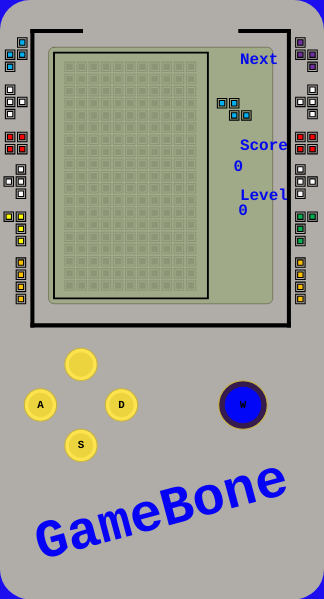
Frame 1 (no input)
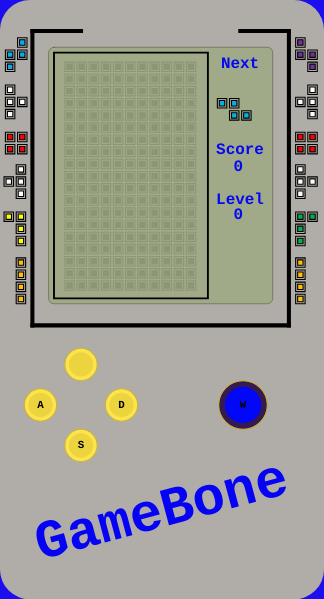
Frame 60 (no input)
Frame 120 (the mouse pressed at the canvas centre since frame 60): identical to frame 60, image omitted

The p5.js sketch that drew these frames (run headless with seeded random() and noise() and a simulated clock; from frame 60 on, the mouse is pressed at the canvas centre):

// p5.js sketch
// ── sketch.js
let graphic;
let elements;
let size = 2.7;
let song;
let timerOfSong = 0;

let start = false;

// a

function setup() {
  createCanvas(120 * size, 222 * size);
  // createCanvas(windowWidth, windowHeight)
  textFont(BOLD);
  textFont('Courier New');
  angleMode(DEGREES);

  graphic = new Graphic();
  elements = new Elements();

  elements.preCalc();

}

function update() {
  elements.main();
  // if (timerOfSong < millis()) {
  //   timerOfSong = millis() + 38000;
  //   song.play();
  // }
}

function draw() {

  update();

  background(28, 14, 239);
  graphic.show();
  elements.show();
  elements.show2();

  if (!start) {
    elements.clickToStart();
  }

}
// ── elements.js
function Elements() {
    let centralElement;
    let actualElement = int(random(0, 7));
  
    let matrix = [];
    let blockX = [];
    let blockY = [];
    let colorOfBlock = [];
  
    this.rotate = 0;
    this.timer = 0;
    this.speed = 600;
    let oldSpeed = 600;
    let speedIndex = 0;
    let score = 0;
    this.direction = createVector(0, -3);
    let firstElement = true;
    let next = int(random(0, 7));
  
    let gameOver = false;
    let pause = false;
    let visible = true;
  
    this.main = function() {
      if (!elements.pause && start) {
        this.move();
        this.fall();
      }
    }
  
    this.preCalc = function() {
  
      for (let y = 0; y < 19; y++) {
        matrix[y] = [];
        colorOfBlock[y] = [];
        for (let x = 0; x < 11; x++) {
          matrix[y][x] = 0;
          colorOfBlock[y][x] = -1;
        }
      }
  
      centralElement = createVector(5, -2);
  
      blockX[0] = [
        [0, 1, 2, 1],
        [0, 0, 0, 1],
        [0, -1, 0, 1],
        [0, 0, 0, -1]
      ];
  
      blockY[0] = [
        [0, 0, 0, -1],
        [0, -1, -2, -1],
        [0, -1, -1, -1],
        [0, -1, -2, -1]
      ];
  
      blockX[1] = [
        [-1, 0, 0, 1],
        [0, 0, 1, 1],
        [-1, 0, 0, 1],
        [0, 0, 1, 1]
      ];
  
      blockY[1] = [
        [-1, -1, 0, 0],
        [-1, 0, -2, -1],
        [-1, -1, 0, 0],
        [-1, 0, -2, -1]
      ];
  
      blockX[2] = [
        [-1, 0, 0, 1],
        [-1, -1, 0, 0],
        [-1, 0, 0, 1],
        [-1, -1, 0, 0]
      ];
  
      blockY[2] = [
        [0, -1, 0, -1],
        [-2, -1, -1, 0],
        [0, -1, 0, -1],
        [-2, -1, -1, 0]
      ];
  
      blockX[3] = [
        [0, 0, 0, 1],
        [0, 1, 2, 2],
        [0, 1, 1, 1],
        [0, 0, 1, 2]
      ];
  
      blockY[3] = [
        [-2, -1, 0, -2],
        [-1, -1, -1, 0],
        [0, -2, -1, 0],
        [-1, 0, 0, 0]
      ];
  
      blockX[4] = [
        [0, 0, 1, 2],
        [0, 1, 1, 1],
        [0, 1, 2, 2],
        [0, 0, 0, 1]
      ];
  
      blockY[4] = [
        [-1, 0, -1, -1],
        [-2, -2, -1, 0],
        [0, 0, -1, 0],
        [-2, -1, 0, 0]
      ];
  
  
      blockX[5] = [
        [0, 0, 0, 0],
        [-1, 0, 1, 2],
        [0, 0, 0, 0],
        [-1, 0, 1, 2]
      ];
  
      blockY[5] = [
        [-3, -2, -1, 0],
        [0, 0, 0, 0],
        [-3, -2, -1, 0],
        [0, 0, 0, 0]
      ];
  
      blockX[6] = [
        [0, 0, 1, 1],
        [0, 0, 1, 1],
        [0, 0, 1, 1],
        [0, 0, 1, 1]
      ];
  
      blockY[6] = [
        [-1, 0, -1, 0],
        [-1, 0, -1, 0],
        [-1, 0, -1, 0],
        [-1, 0, -1, 0]
      ];
  
    }
  
    this.clickToStart = function() {
      if (this.timer < millis()) {
        this.timer = millis() + 150;
        visible = visible ? !visible : !visible;
      }
  
      if (visible) {
        fill(0);
        textSize(6 * size);
        text(
          "Click to Start!",
          width / 2.45,
          height / 4 - textSize() / 2.75
        );
      }
  
    }
  
    this.move = function() {
      centralElement.x += this.direction.x;
      centralElement.y += this.direction.y;
      this.direction.x = 0;
      this.direction.y = 0;
    }
  
    this.fall = function() {
      let result = [];
      if (!gameOver) {
        if (this.timer < millis()) {
          this.timer = millis() + this.speed;
          result[0] = elements.collosion(0, 1);
          if (!result[0]) {
            elements.direction.y = 1;
          } else {
            elements.saveElement();
          }
        }
      }
    }
  
    this.nextElement = function() {
      next = int(random(0, 7));
    }
  
    this.collosion = function(dx, dy) {
      if (!firstElement) {
        for (let y = 0; y < 19; y++) {
          for (let x = 0; x < 11; x++) {
            if (matrix[y][x] == 1) {
              let i = actualElement;
              for (let ii = 0; ii < 4; ii++) {
                let pos = createVector(
                  centralElement.x + blockX[i][this.rotate][ii] + dx,
                  centralElement.y + blockY[i][this.rotate][ii] + dy
                );
                if ((x == pos.x && y == pos.y) || pos.y > 18 || pos.x >= 11 || pos.x < 0) {
                  if (pos.y <= 0 && pos.x < 11 && pos.x >= 0) {
                    gameOver = true;
                  }
                  return true;
                }
              }
            }
          }
        }
        return false;
      } else {
        let i = actualElement;
        for (let ii = 0; ii < 4; ii++) {
          let pos = createVector(
            centralElement.x + blockX[i][this.rotate][ii] + dx,
            centralElement.y + blockY[i][this.rotate][ii] + dy
          );
          if (pos.y > 18 || pos.x >= 11 || pos.x < 0) {
            if (pos.y > 18) {
              firstElement = false;
            }
            return true;
          }
        }
      }
    }
  
    this.checkInMatrix = function(dx, dy) {
      let i = actualElement;
      for (let ii = 0; ii < 4; ii++) {
        let pos = createVector(
          centralElement.x + blockX[i][this.rotate][ii] + dx,
          centralElement.y + blockX[i][this.rotate][ii] + dy
        );
        if (pos.x < 0 || pos.x > 10) {
          return false;
        }
      }
      return true;
    }
  
    this.saveElement = function() {
      for (let y = 0; y < 19; y++) {
        for (let x = 0; x < 11; x++) {
          let i = actualElement;
          for (let ii = 0; ii < 4; ii++) {
            let pos = createVector(
              centralElement.x + blockX[i][this.rotate][ii],
              centralElement.y + blockY[i][this.rotate][ii]
            );
            if (x == pos.x && y == pos.y) {
              matrix[y][x] = 1;
              colorOfBlock[y][x] = i;
            }
          }
        }
      }
  
      this.deleteRows();
      centralElement = createVector(5, -3);
      actualElement = next;
      this.rotate = int(random(0, 4));
      this.speed = oldSpeed;
      this.nextElement();
      score += int(map(oldSpeed, 600, 0, 10, 100));
      speedIndex++;
      if (speedIndex >= 15) {
        if (this.speed - 30 >= 0) {
          this.speed -= 30
        } else {
          this.speed = 0
        }
        oldSpeed = this.speed;
        speedIndex = 0;
      }
    }
  
    this.deleteRows = function() {
      let elementInRow;
      for (let y = 0; y < 19; y++) {
        elementInRow = 0;
        deletedRow = -1;
        for (let x = 0; x < 11; x++) {
          if (matrix[y][x] == 1) {
            elementInRow++;
          }
        }
        if (elementInRow == 11) {
          deletedRow = y;
          for (let x = 0; x < 11; x++) {
            matrix[y][x] = 0;
          }
          for (let y = deletedRow; y > 0; y--) {
            for (let x = 0; x < 11; x++) {
              matrix[y][x] = matrix[y - 1][x];
              colorOfBlock[y][x] = colorOfBlock[y - 1][x]
            }
          }
          score += int(map(oldSpeed, 600, 0, 100, 1000));
        }
      }
    }
  
    this.show = function() {
      let i = actualElement;
  
      strokeWeight(0.4 * size);
      stroke(0);
  
      for (let y = 0; y < 19; y++) {
        for (let x = 0; x < 11; x++) {
          if (matrix[y][x] == 1) {
  
            let pos = createVector(
              24 * size + x * 3.5 * size + 1 * size * x,
              23 * size + y * 3.5 * size + 1 * size * y
            );
  
            noFill();
            rect(pos.x,
              pos.y,
              3.5 * size,
              3.5 * size
            );
  
            this.setColor(colorOfBlock[y][x]);
  
            rect(pos.x + 0.75 * size,
              pos.y + 0.75 * size,
              3.5 * size - 1.5 * size,
              3.5 * size - 1.5 * size);
          }
        }
      }
  
      for (let ii = 0; ii < 4; ii++) {
  
        let pos = createVector(
          24 * size + (centralElement.x + blockX[i][this.rotate][ii]) * 3.5 * size + 1 * size * (centralElement.x + blockX[i][this.rotate][ii]),
          23 * size + (centralElement.y + blockY[i][this.rotate][ii]) * 3.5 * size + 1 * size * (centralElement.y + blockY[i][this.rotate][ii])
        );
  
        if (centralElement.y + blockY[i][this.rotate][ii] >= 0) {
          noFill();
          rect(pos.x,
            pos.y,
            3.5 * size,
            3.5 * size
          );
  
          this.setColor(i);
  
          rect(pos.x + 0.75 * size,
            pos.y + 0.75 * size,
            3.5 * size - 1.5 * size,
            3.5 * size - 1.5 * size
          );
        }
  
      }
    }
  
    this.show2 = function() {
      let typ = [];
  
      typ = [
        [2, 23, 1, 1],
        [2, 40.5, 0, 1],
        [2, 53.5, 6, 0],
        [6, 70, 0, 3],
        [1.5, 87.5, 4, 1],
        [6, 109, 5, 0],
        [114, 23, 2, 1],
        [114, 40.5, 0, 3],
        [109.5, 53.5, 6, 0],
        [109.5, 70, 0, 1],
        [109.5, 87.5, 3, 0],
        [109.5, 109, 5, 0],
      ]
  
      for (let i = 0; i < typ.length; i++) {
        for (let ii = 0; ii < 4; ii++) {
  
          let pos = createVector(
            typ[i][0] * size + (blockX[typ[i][2]][typ[i][3]][ii]) * 3.5 * size + 1 * size * (blockX[typ[i][2]][typ[i][3]][ii]),
            typ[i][1] * size + (blockY[typ[i][2]][typ[i][3]][ii]) * 3.5 * size + 1 * size * (blockY[typ[i][2]][typ[i][3]][ii])
          );
  
          noFill();
          rect(pos.x,
            pos.y,
            3.5 * size,
            3.5 * size
          );
  
          this.setColor(typ[i][2]);
  
          rect(pos.x + 0.75 * size,
            pos.y + 0.75 * size,
            3.5 * size - 1.5 * size,
            3.5 * size - 1.5 * size
          );
  
        }
      }
  
      fill(5,9,239);
      textStyle(BOLD)
      noStroke();
      textSize(5.9* size);
      text("Next", width / 1.35, height / 9.314);
      text("Score", width / 1.35, height / 4);
      text("Level", width / 1.35, height / 3);
      let level = map(oldSpeed, 600, 0, 0, 20);
      text(int(level), width / 1.36, height / 2.79);
      textAlign(CENTER, CENTER);
      text(score, width / 1.36, height / 3.6);
      stroke(0);
  
      textAlign(CENTER, CENTER);
  
      for (let ii = 0; ii < 4; ii++) {
  
        let pos = createVector(
          85 * size + (blockX[next][0][ii]) * 3.5 * size + 1 * size * (blockX[next][0][ii]),
          41 * size + (blockY[next][0][ii]) * 3.5 * size + 1 * size * (blockY[next][0][ii])
        );
  
        noFill();
        rect(pos.x,
          pos.y,
          3.5 * size,
          3.5 * size
        );
  
        this.setColor(next);
  
        rect(pos.x + 0.75 * size,
          pos.y + 0.75 * size,
          3.5 * size - 1.5 * size,
          3.5 * size - 1.5 * size
        );
  
      }
  
      textSize(10 * size);
      if (gameOver) {
        fill(0);
        rect(
          width / 2.5 - textWidth("Game Over") / 2,
          height / 4 - textSize() / 2.75,
          textWidth("Game Over"),
          textSize() / 1.35
        );
        fill(255, 120, 255);
        stroke(0);
        text("Game Over", width / 2.5, height / 4);
      }
  
      textSize(4 * size);
      for (let i = 0; i < 360; i += 90) {
        fill(253, 227, 78);
        stroke(200, 180, 60);
        circle(30 * size + 15 * size * cos(i),
          150 * size + 15 * size * sin(i),
          12 * size
        );
        noStroke();
        fill(235, 212, 61);
        circle(30 * size + 15 * size * cos(i),
          150 * size + 15 * size * sin(i),
          9 * size
        );
  
        fill(0);
        switch (i) {
          case 0:
            text("D", 30 * size + 15 * size * cos(i), 150 * size + 15 * size * sin(i));
            break;
          case 90:
            text("S", 30 * size + 15 * size * cos(i), 150 * size + 15 * size * sin(i));
            break;
          case 180:
            text("A", 30 * size + 15 * size * cos(i), 150 * size + 15 * size * sin(i));
            break;
        }
      }
  
      fill(53, 27, 78);
      stroke(200, 180, 60);
      circle(90 * size, 150 * size, 18 * size);
  
      noStroke();
      fill(3, 7, 248);
      circle(90 * size, 150 * size, 13.5 * size);
      fill(0);
      text("W", 90 * size, 150 * size);
  
      textSize(20 * size);
      fill(5, 2, 245);
      translate(width / 2, 190 * size);
      rotate(-15);
      text("GameBone", 0, 0);
      rotate(15);
      translate(-width / 2, -190 * size);
  
    }
  
    this.setColor = function(i) {
      switch (i) {
        case 0:
          fill(255);
          break;
        case 1:
          fill(0, 176, 240);
          break;
        case 2:
          fill(112, 48, 160);
          break;
        case 3:
          fill(0, 176, 80);
          break;
        case 4:
          fill(255, 255, 0);
          break;
        case 5:
          fill(255, 192, 0);
          break;
        case 6:
          fill(255, 0, 0);
          break;
        default:
          fill(0);
          break;
      }
    }
  }
  
  function keyPressed() {
    let result = [];
  
    if (!elements.pause) {
      if (key == "a") {
        result[0] = elements.collosion(-1, 0);
        result[1] = elements.checkInMatrix(-1, 0);
        if (!result[0] && result[1]) {
          elements.direction.x = -1;
        }
      }
  
      if (key == "d") {
        result[0] = elements.collosion(1, 0);
        result[1] = elements.checkInMatrix(1, 0);
        if (!result[0] && result[1]) {
          elements.direction.x = 1;
        }
      }
  
      if (key == "w") {
        elements.rotate++;
        if (elements.rotate >= 4) {
          elements.rotate = 0;
        }
        result[0] = elements.collosion(0, 0);
        if (result[0]) {
          elements.rotate--;
          if (elements.rotate <= -1) {
            elements.rotate = 3;
          }
        }
      }
  
      if (key == "s") {
        elements.speed = 0;
        elements.timer = millis();
      }
    }
  
    if (key == "p") {
      if (!elements.pause) {
        elements.pause = true;
      } else {
        elements.pause = false;
      }
    }
  
  }
  
  function mousePressed() {
    start = true;
  }
// ── graphic.js
function Graphic() {
    this.show = function() {
  
      noStroke();
      fill(176, 173, 168);
      rect(0, 0, 120 * size, 222 * size, 30);
  
      strokeWeight(0.2 * size);
      stroke(85, 80, 52);
      fill(160, 170, 137);
      rect(18 * size, 17.5 * size, 83 * size, 95 * size, 2 * size);
  
      strokeWeight(0.7 * size);
      stroke(0);
      rect(20 * size, 19.5 * size, 57 * size, 91 * size);
  
      strokeWeight(0.4 * size);
      stroke(140, 149, 118);
  
      let frame = [];
      frame[0] = createVector(12 * size, 11.5 * size);
      frame[1] = createVector(12 * size, 120.5 * size);
      frame[2] = createVector(107 * size, 120.5 * size);
      frame[3] = createVector(30 * size, 11.5 * size);
      frame[4] = createVector(89 * size, 120.5 * size);
  
      stroke(0);
      strokeWeight(1.5 * size);
      strokeCap(PROJECT);
      line(frame[0].x, frame[0].y, frame[1].x, frame[1].y);
      line(frame[0].x, frame[0].y, frame[3].x, frame[3].y);
      line(frame[1].x, frame[1].y, frame[2].x, frame[2].y);
      line(frame[2].x, frame[2].y, frame[2].x, frame[0].y);
  
      line(frame[2].x, frame[0].y, frame[4].x, frame[0].y);
  
      strokeWeight(0.4 * size);
      stroke(140, 149, 118);
  
      for (let x = 0; x < 11; x++) {
        for (let y = 0; y < 19; y++) {
  
          let pos = createVector(
            24 * size + x * 3.5 * size + 1 * size * x,
            23 * size + y * 3.5 * size + 1 * size * y
          );
  
          noFill();
          rect(pos.x,
            pos.y,
            3.5 * size,
            3.5 * size
          );
  
          fill(140, 149, 118);
          rect(pos.x + 0.75 * size,
            pos.y + 0.75 * size,
            3.5 * size - 1.5 * size,
            3.5 * size - 1.5 * size);
        }
      }
      
    }
  }
